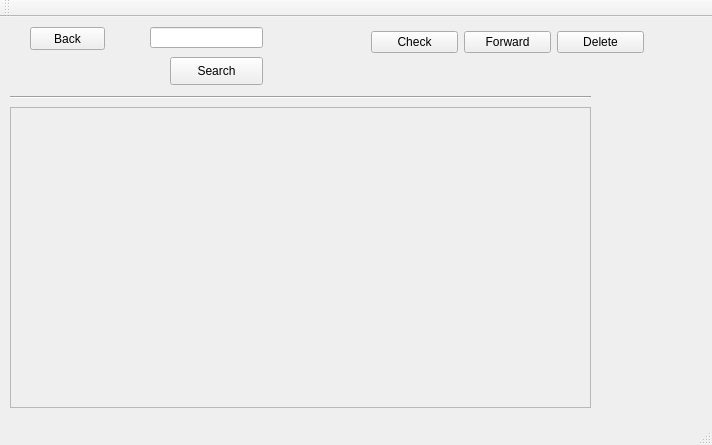
<?xml version="1.0" encoding="UTF-8"?>
<ui version="4.0">
 <class>ReceiveWindowFinalClass</class>
 <widget class="QMainWindow" name="ReceiveWindowFinalClass">
  <property name="geometry">
   <rect>
    <x>0</x>
    <y>0</y>
    <width>712</width>
    <height>445</height>
   </rect>
  </property>
  <property name="windowTitle">
   <string>ReceiveWindowFinal</string>
  </property>
  <widget class="QWidget" name="centralWidget">
   <widget class="QPushButton" name="Back_btn">
    <property name="geometry">
     <rect>
      <x>30</x>
      <y>10</y>
      <width>75</width>
      <height>23</height>
     </rect>
    </property>
    <property name="text">
     <string>Back</string>
    </property>
   </widget>
   <widget class="Line" name="line">
    <property name="geometry">
     <rect>
      <x>10</x>
      <y>70</y>
      <width>581</width>
      <height>20</height>
     </rect>
    </property>
    <property name="orientation">
     <enum>Qt::Horizontal</enum>
    </property>
   </widget>
   <widget class="QWidget" name="horizontalLayoutWidget">
    <property name="geometry">
     <rect>
      <x>360</x>
      <y>0</y>
      <width>295</width>
      <height>51</height>
     </rect>
    </property>
    <layout class="QHBoxLayout" name="horizontalLayout">
     <item>
      <widget class="QPushButton" name="Check_btn">
       <property name="text">
        <string>Check</string>
       </property>
      </widget>
     </item>
     <item>
      <widget class="QPushButton" name="forward_btn">
       <property name="text">
        <string>Forward</string>
       </property>
      </widget>
     </item>
     <item>
      <widget class="QPushButton" name="delete_btn">
       <property name="text">
        <string>Delete</string>
       </property>
      </widget>
     </item>
    </layout>
   </widget>
   <widget class="QScrollArea" name="scrollArea">
    <property name="geometry">
     <rect>
      <x>10</x>
      <y>90</y>
      <width>581</width>
      <height>301</height>
     </rect>
    </property>
    <property name="minimumSize">
     <size>
      <width>0</width>
      <height>0</height>
     </size>
    </property>
    <property name="verticalScrollBarPolicy">
     <enum>Qt::ScrollBarAsNeeded</enum>
    </property>
    <property name="horizontalScrollBarPolicy">
     <enum>Qt::ScrollBarAlwaysOff</enum>
    </property>
    <property name="widgetResizable">
     <bool>true</bool>
    </property>
    <widget class="QWidget" name="scrollAreaWidgetContents">
     <property name="geometry">
      <rect>
       <x>0</x>
       <y>0</y>
       <width>579</width>
       <height>299</height>
      </rect>
     </property>
    </widget>
   </widget>
   <widget class="QPushButton" name="pushButton">
    <property name="geometry">
     <rect>
      <x>170</x>
      <y>40</y>
      <width>93</width>
      <height>28</height>
     </rect>
    </property>
    <property name="text">
     <string>Search</string>
    </property>
   </widget>
   <widget class="QLineEdit" name="search">
    <property name="geometry">
     <rect>
      <x>150</x>
      <y>10</y>
      <width>113</width>
      <height>21</height>
     </rect>
    </property>
   </widget>
  </widget>
  <widget class="QMenuBar" name="menuBar">
   <property name="geometry">
    <rect>
     <x>0</x>
     <y>0</y>
     <width>712</width>
     <height>26</height>
    </rect>
   </property>
  </widget>
  <widget class="QToolBar" name="mainToolBar">
   <attribute name="toolBarArea">
    <enum>TopToolBarArea</enum>
   </attribute>
   <attribute name="toolBarBreak">
    <bool>false</bool>
   </attribute>
  </widget>
  <widget class="QStatusBar" name="statusBar"/>
 </widget>
 <layoutdefault spacing="6" margin="11"/>
 <resources/>
 <connections>
  <connection>
   <sender>Back_btn</sender>
   <signal>clicked()</signal>
   <receiver>ReceiveWindowFinalClass</receiver>
   <slot>SigFromBackbtn()</slot>
   <hints>
    <hint type="sourcelabel">
     <x>64</x>
     <y>59</y>
    </hint>
    <hint type="destinationlabel">
     <x>68</x>
     <y>83</y>
    </hint>
   </hints>
  </connection>
  <connection>
   <sender>Check_btn</sender>
   <signal>clicked()</signal>
   <receiver>ReceiveWindowFinalClass</receiver>
   <slot>SigFromCheckbtn()</slot>
   <hints>
    <hint type="sourcelabel">
     <x>380</x>
     <y>71</y>
    </hint>
    <hint type="destinationlabel">
     <x>273</x>
     <y>69</y>
    </hint>
   </hints>
  </connection>
  <connection>
   <sender>forward_btn</sender>
   <signal>clicked()</signal>
   <receiver>ReceiveWindowFinalClass</receiver>
   <slot>SigFromFowardbtn()</slot>
   <hints>
    <hint type="sourcelabel">
     <x>516</x>
     <y>71</y>
    </hint>
    <hint type="destinationlabel">
     <x>447</x>
     <y>83</y>
    </hint>
   </hints>
  </connection>
  <connection>
   <sender>delete_btn</sender>
   <signal>clicked()</signal>
   <receiver>ReceiveWindowFinalClass</receiver>
   <slot>SigFromDeletebtn()</slot>
   <hints>
    <hint type="sourcelabel">
     <x>597</x>
     <y>71</y>
    </hint>
    <hint type="destinationlabel">
     <x>503</x>
     <y>69</y>
    </hint>
   </hints>
  </connection>
  <connection>
   <sender>pushButton</sender>
   <signal>clicked()</signal>
   <receiver>ReceiveWindowFinalClass</receiver>
   <slot>SigFromSearchbtn()</slot>
   <hints>
    <hint type="sourcelabel">
     <x>225</x>
     <y>94</y>
    </hint>
    <hint type="destinationlabel">
     <x>323</x>
     <y>102</y>
    </hint>
   </hints>
  </connection>
 </connections>
 <slots>
  <slot>SigFromBackbtn()</slot>
  <slot>SigFromCheckbtn()</slot>
  <slot>SigFromFowardbtn()</slot>
  <slot>SigFromDeletebtn()</slot>
  <slot>SigFromSearchbtn()</slot>
 </slots>
</ui>
